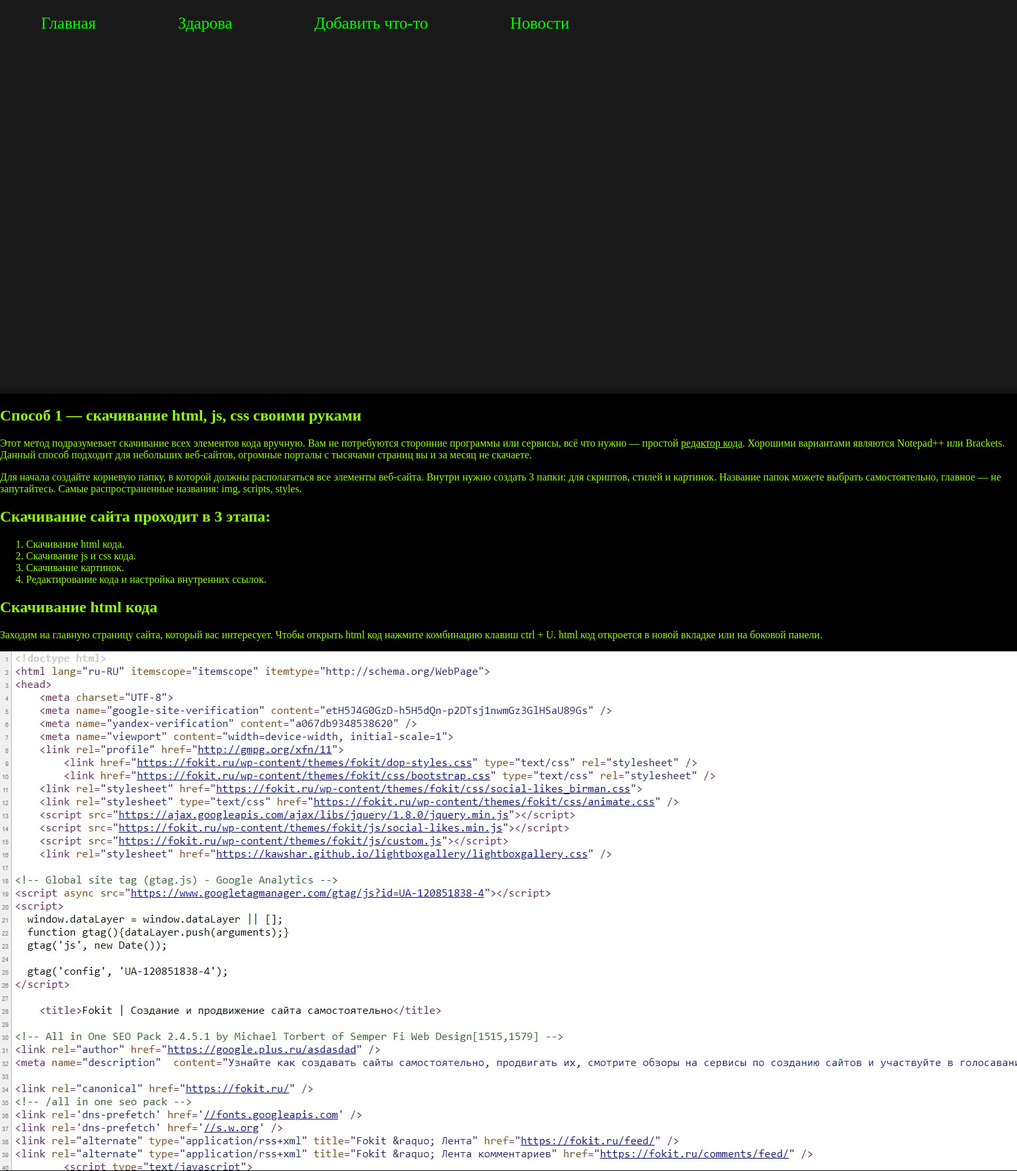
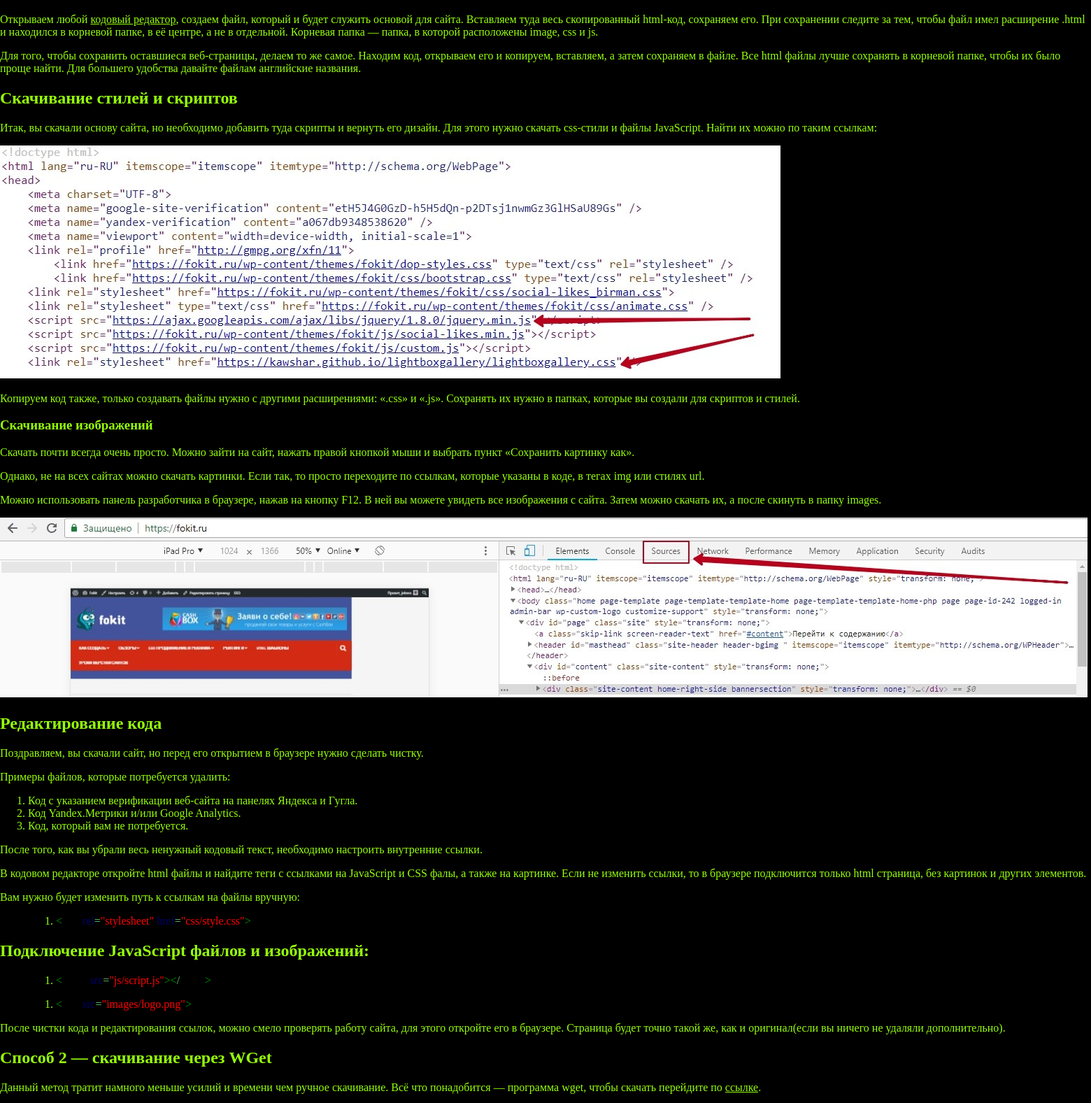
The app's page /post/HTMLdownload (upper part) with its own data (2 pictures, top to bottom).
### tables this page shows
CREATE TABLE mainmenu (
id integer primary key autoincrement,
title text not null,
url text not null
);

CREATE TABLE posts (
id integer primary key autoincrement,
title text not null,
text text not null,
url text not null,
username text not null,
time integer not null
);

### app.py (the view)
@app.route("/post/<alias>")
def show_post(alias):
    db = FlaskDatabase(get_db())
    title, post = db.get_post(alias)
    return render_template("post.html", menu=db.mainmenu, post=post)

### app.py (called while the page is built)
def get_db():
    if not hasattr(g, "link_db"):
        g.link_db = connect_db(app)
    return g.link_db

### database.py (called while the page is built)
def connect_db(app):
    conn = sqlite3.connect(app.config["DATABASE"])
    conn.row_factory = sqlite3.Row
    return conn

    def __get__(self, instance, owner):
        return instance.get_table(self.name)

    def get_table(self, table):
        try:
            sql = f"""SELECT * FROM {table}"""
            self.__cur.execute(sql)
            res = self.__cur.fetchall()
        except sqlite3.Error as e:
            print(f"error {e}")
            return False
        return res

    def get_post(self, url):
        try:
            self.__cur.execute(f"SELECT * from posts where url = ?", (url,))
            res = self.__cur.fetchone()
            self.__db.commit()
            text = res['text']
        except sqlite3.Error as e:
            print(f"error {e}")
            return False
        return res["title"], text

### templates/post.html (shortened to what this page needs)
{% extends 'base_adm.html' %}
{% block content %}
  {{ post | safe}}
{% endblock %}

### templates/base_adm.html (shortened to what this page needs)
<!DOCTYPE html>
<html lang="en">
<head>
    <link type="text/css" href="{{ url_for('static', filename='css/text.css') }}" rel="stylesheet"/>
    <link type="text/css" href="{{ url_for('static', filename='css/styles.css') }}" rel="stylesheet"/>
</head>
<body>
  {% block title -%}
  <ul class="main_menu">
      {% for i in menu %}
          <li><a href="{{url_for(i.url)}}">{{i.title -}}</a></li>
      {% endfor %}
  </ul>
  {% endblock -%}
  <div class="content">
    {% block content -%}
    {% endblock -%}
</body>
</html>

### static/css/styles.css (style rules this page uses)
body { color: rgb(150, 255, 10); margin: 0%; background-color: black; }
body a { color: rgb(150, 255, 10); }
.main_menu { border-color: white; position: fixed; list-style: none; background: #191919; height: 12%; width: 101%; margin: -10px 0; padding: 0; color: lime; font-size: 25px; overflow: hidden; box-shadow: 0 0 0 10px #151515; }
.main_menu li { float: left; margin: 2% 4%; color: #0c1100; }
.main_menu a { color: lime; text-decoration: none; }
.content { padding: 5.5% 1%; }

### records on screen
mainmenu: title "Главная"
mainmenu: title "Здарова"
mainmenu: title "Добавить что-то"
mainmenu: title "Новости"
posts: text "Способ 1 — скачивание html, js, css своими руками Этот метод подразумевает скачивание всех элементов кода вручную. Вам не потребуются сторонние программы или сервисы, всё что нужно — простой редактор кода . Хорошими вариантами являются Notepad++ или Brackets. Данный способ подходит для небольших веб-сайтов, огромные порталы с тысячами страниц вы и за месяц не скачаете. Для начала создайте корневую папку, в которой должны располагаться все элементы веб-сайта. Внутри нужно создать 3 папки: для скриптов, стилей и картинок. Название папок можете выбрать самостоятельно, главное — не запутайтесь. Самые распространенные названия: img, scripts, styles. Скачивание сайта проходит в 3 этапа:…", text (picture)
